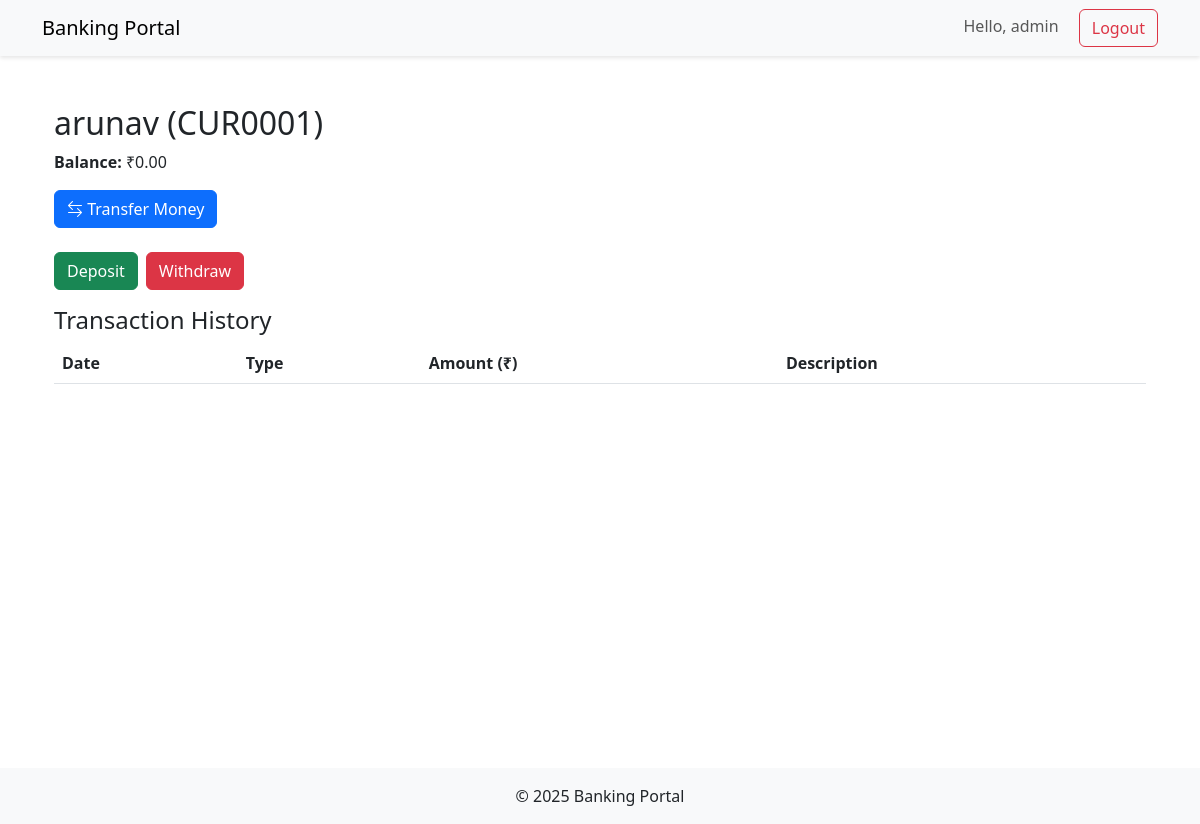
Page /bank/accounts/3/ (signed in) on the earlier database version.
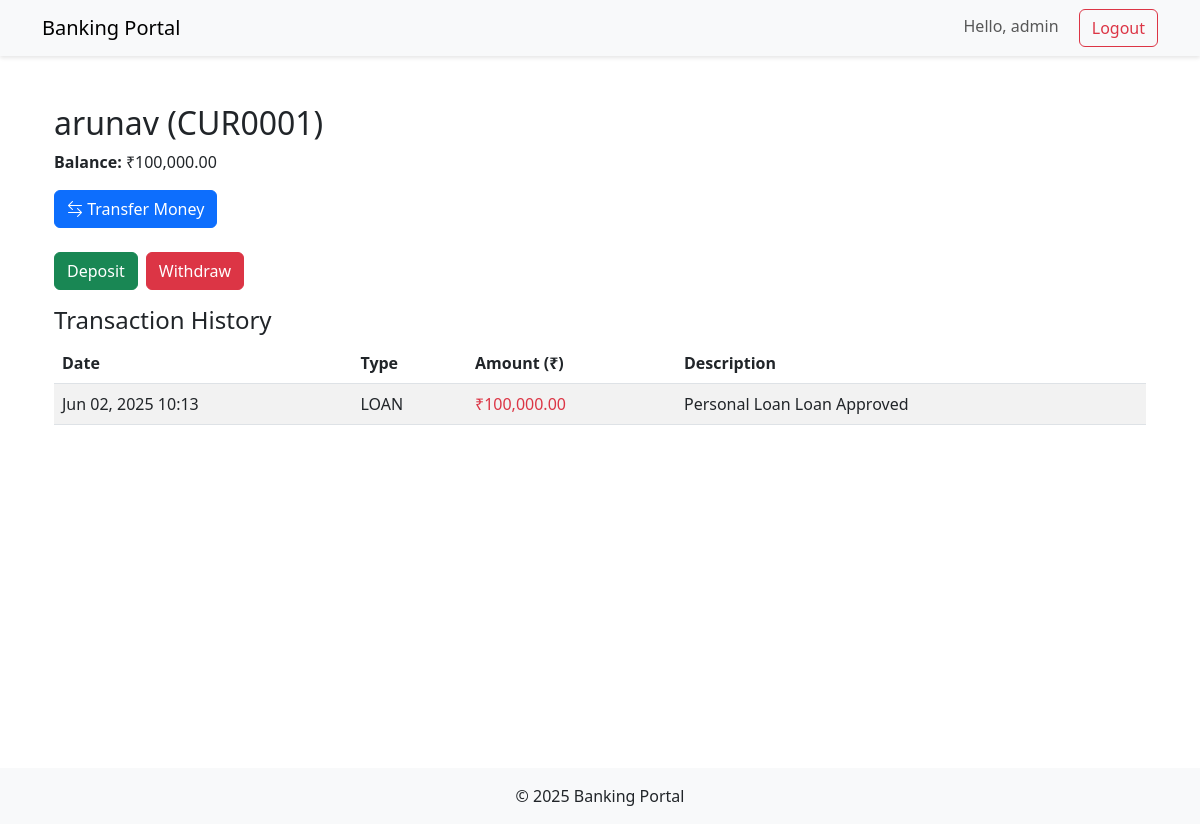
Same page on the later database version.
### core/models.py (models this page shows, shortened)
class CustomerAccount(models.Model):
    user = models.ForeignKey(settings.AUTH_USER_MODEL, on_delete=models.CASCADE) #Temporary
    profile = models.ForeignKey(CustomerProfile, on_delete=models.CASCADE, null=True, blank=True)
    name = models.CharField(max_length=100)
    account_number = models.CharField(max_length=10, unique=True)
    balance = models.DecimalField(max_digits=10, decimal_places=2)
    contact = models.CharField(max_length=15, default='N/A')
    ACCOUNT_TYPES = [
        ('Savings', 'Savings'),
        ('Current', 'Current'),
    ]
    account_type = models.CharField(max_length=10, choices=ACCOUNT_TYPES, default='Savings')

class Transaction(models.Model):
    TRANSACTION_TYPES = [
        ('DEPOSIT', 'Deposit'),
        ('WITHDRAW', 'Withdraw'),
        ('TRANSFER_OUT', 'Transfer Out'),
        ('TRANSFER_IN', 'Transfer In'),
    ]
    account = models.ForeignKey(CustomerAccount, on_delete=models.CASCADE, related_name='transactions')
    amount = models.DecimalField(max_digits=10, decimal_places=2)
    transaction_type = models.CharField(max_length=12, choices=TRANSACTION_TYPES)
    timestamp = models.DateTimeField(auto_now_add=True)
    description = models.CharField(max_length=200, blank=True)  # e.g., "Transfer to account X"
    related_account = models.ForeignKey(
        CustomerAccount,
        on_delete=models.SET_NULL,
        null=True,
        blank=True,
        related_name='related_transactions'
    )

### core/views.py (the view)
# urls.py: path('accounts/<int:pk>/', views.account_detail, name='account_detail'),
@login_required()
def account_detail(request, pk):
    account = get_object_or_404(CustomerAccount, pk=pk)
    transfers = account.transactions.filter(
        Q(transaction_type='TRANSFER_OUT') |
        Q(transaction_type='TRANSFER_IN')
    ).order_by('-timestamp')
    return render(request, 'core/account_detail.html', {'account': account, transfers:transfers})

### core/context_processors.py (called while the page is built)
def admin_approvals(request):
    if request.user.is_staff:
        from .models import User, AccountRequest
        return {
            'pending_users': User.objects.filter(is_approved=False).count(),
            'pending_accounts': AccountRequest.objects.filter(is_approved=False).count()
        }
    return {}

### core/templates/core/account_detail.html (shortened to what this page needs)
{% extends 'base.html' %}
{% load humanize %}
{% block content %}
<div class="container mt-5">
    <h2>{{ account.name }} ({{ account.account_number }})</h2>
    <p><strong>Balance:</strong> ₹{{ account.balance|floatformat:2|intcomma }}</p>
    <div class="d-flex justify-content-between align-items-center mb-4">
        <a href="{% url 'bank:transfer' %}?account={{ account.pk }}" class="btn btn-primary">
            <i class="bi bi-arrow-left-right"></i> Transfer Money
        </a>
    </div>
    <div class="d-flex gap-2 mb-3">
        <a href="{% url 'bank:deposit' account.pk %}" class="btn btn-success">Deposit</a>
        <a href="{% url 'bank:withdraw' account.pk %}" class="btn btn-danger">Withdraw</a>
    </div>
    <h4>Transaction History</h4>
    <table class="table table-striped">
        <thead>
            <tr>
                <th>Date</th>
                <th>Type</th>
                <th>Amount (₹)</th>
                <th>Description</th>
            </tr>
        </thead>
        <tbody>
            {% for tx in account.transactions.all %}
            <tr>
                <td>{{ tx.timestamp|date:"M d, Y H:i" }}</td>
                <td>
                    {% if tx.transaction_type == 'TRANSFER_OUT' %}
                        <span class="text-danger">Transfer to {{ tx.related_account.user.get_full_name|default:tx.related_account.user.username }} ({{ tx.related_account.account_number }})</span>
                    {% elif tx.transaction_type == 'TRANSFER_IN' %}
                        <span class="text-success">Received from {{ tx.related_account.user.get_full_name|default:tx.related_account.user.username }} ({{ tx.related_account.account_number }})</span>
                    {% else %}
                        {{ tx.get_transaction_type_display }}
                    {% endif %}
                </td>
                <td class="{% if tx.transaction_type == 'TRANSFER_IN' or tx.transaction_type == 'DEPOSIT' %}text-success{% else %}text-danger{% endif %}">
                    ₹{{ tx.amount|floatformat:2|intcomma }}
                </td>
                <td>{{ tx.description }}</td>
            </tr>
            {% endfor %}
        </tbody>
    </table>
</div>
{% endblock %}

Differences in the rows shown:
changed CustomerAccount "arunav": balance "0.00" → "100,000.00"
added Transaction: timestamp "Jun 02, 2025 10:13", transaction_type "LOAN", amount "100,000.00", description "Personal Loan Loan Approved"
